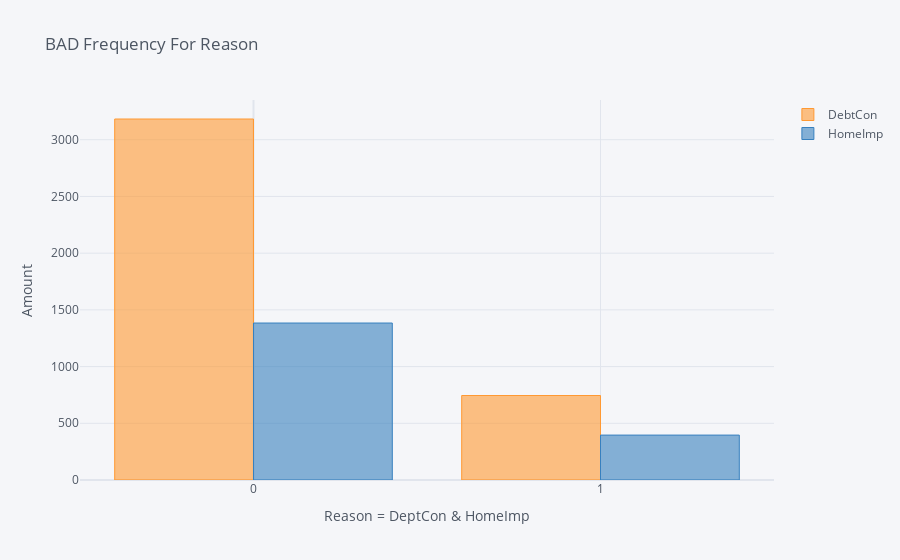

This figure's notebook cell:
### Code cell
# Create a plot of crosstab for Reason and Bad Columns to crosscheck
pd.crosstab(df.BAD, df.REASON).iplot(kind="bar",
                                     xTitle='Reason = DeptCon & HomeImp',
                                     yTitle='Amount',
                                     title='BAD Frequency For Reason'
                                    )

### Figure 1 — Plotly figure (JSON) as saved in the notebook; plotly's stock layout.template omitted (floating-point values rounded to 4 significant figures)
{"data": [{"marker": {"color": "rgba(255, 153, 51, 0.6)", "line": {"color": "rgba(255, 153, 51, 1.0)", "width": 1}}, "name": "DebtCon", "orientation": "v", "text": "", "type": "bar", "x": [0, 1], "y": [3183, 745]}, {"marker": {"color": "rgba(55, 128, 191, 0.6)", "line": {"color": "rgba(55, 128, 191, 1.0)", "width": 1}}, "name": "HomeImp", "orientation": "v", "text": "", "type": "bar", "x": [0, 1], "y": [1384, 396]}], "layout": {"legend": {"bgcolor": "#F5F6F9", "font": {"color": "#4D5663"}}, "paper_bgcolor": "#F5F6F9", "plot_bgcolor": "#F5F6F9", "title": {"font": {"color": "#4D5663"}, "text": "BAD Frequency For Reason"}, "xaxis": {"gridcolor": "#E1E5ED", "showgrid": true, "tickfont": {"color": "#4D5663"}, "title": {"font": {"color": "#4D5663"}, "text": "Reason = DeptCon & HomeImp"}, "zerolinecolor": "#E1E5ED"}, "yaxis": {"gridcolor": "#E1E5ED", "showgrid": true, "tickfont": {"color": "#4D5663"}, "title": {"font": {"color": "#4D5663"}, "text": "Amount"}, "zerolinecolor": "#E1E5ED"}}}
